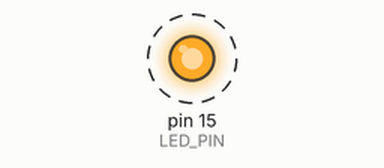
The sketch below on a simulated Arduino Uno, built with avr-gcc and run on an emulated ATmega328P. Parts: output pins drawn as LEDs (lit = HIGH). Dashed ring = blinking. What the sketch prints to the serial monitor is not drawn.

Above: at 0.5 s.
Timing chart, 0 to 4.6 s (numbered marks = the images above):
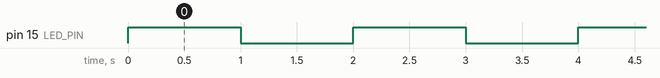

The sketch:

blinker.ino
```cpp
#include <Arduino.h>

const int LED_PIN = 15;

void setup() {
  // Start the Serial communication
  Serial.begin(115200);

  // Explicitly set the LED pin to behave as an output
  pinMode(LED_PIN, OUTPUT);
}

void loop() {
  digitalWrite(LED_PIN, HIGH);  // Turn the LED on
  Serial.println("LED is ON");  // Send confirmation to the computer
  delay(1000);                  // Wait for 1 second (1000 milliseconds)

  digitalWrite(LED_PIN, LOW);   // Turn the LED off
  Serial.println("LED is OFF"); // Send confirmation to the computer
  delay(1000);                  // Wait for 1 second
}
```

Measured:
- by itself, pin 15 (LED_PIN): alternates HIGH for 1.0 s and LOW for 1.0 s
